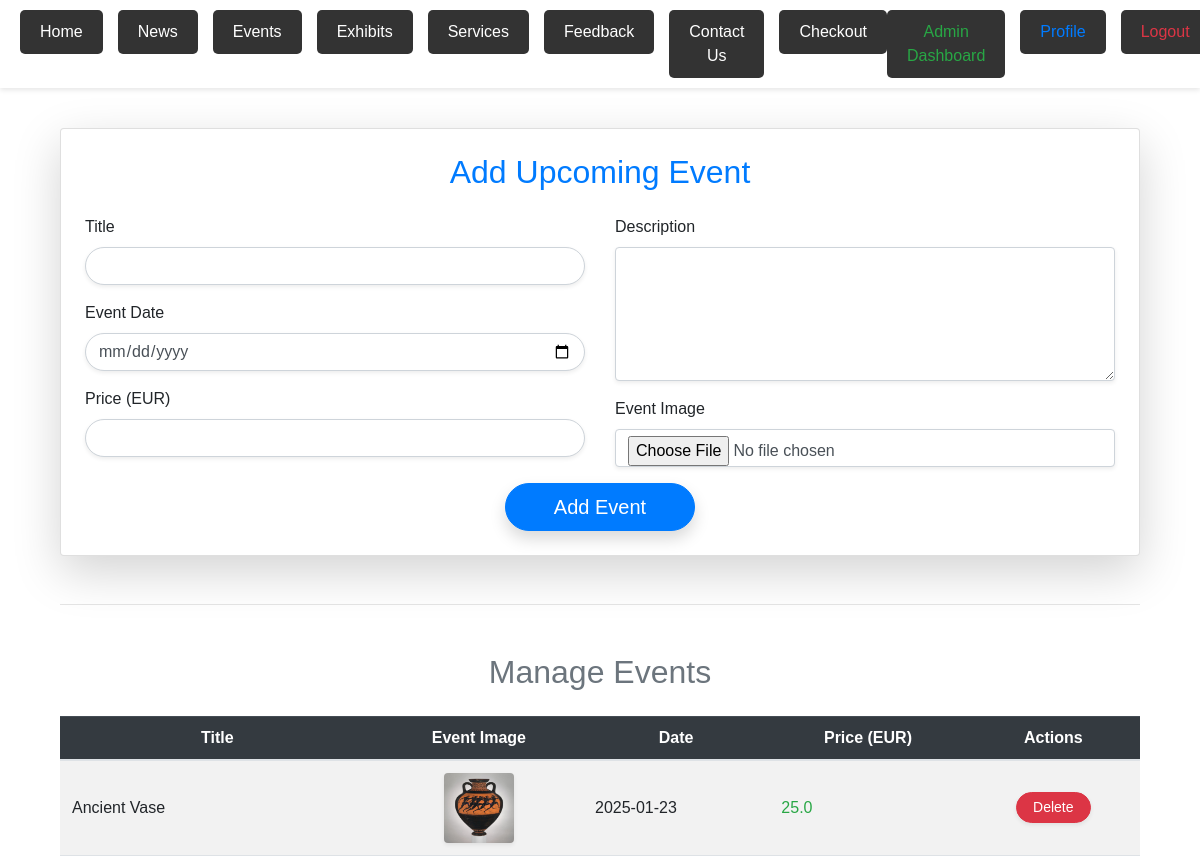
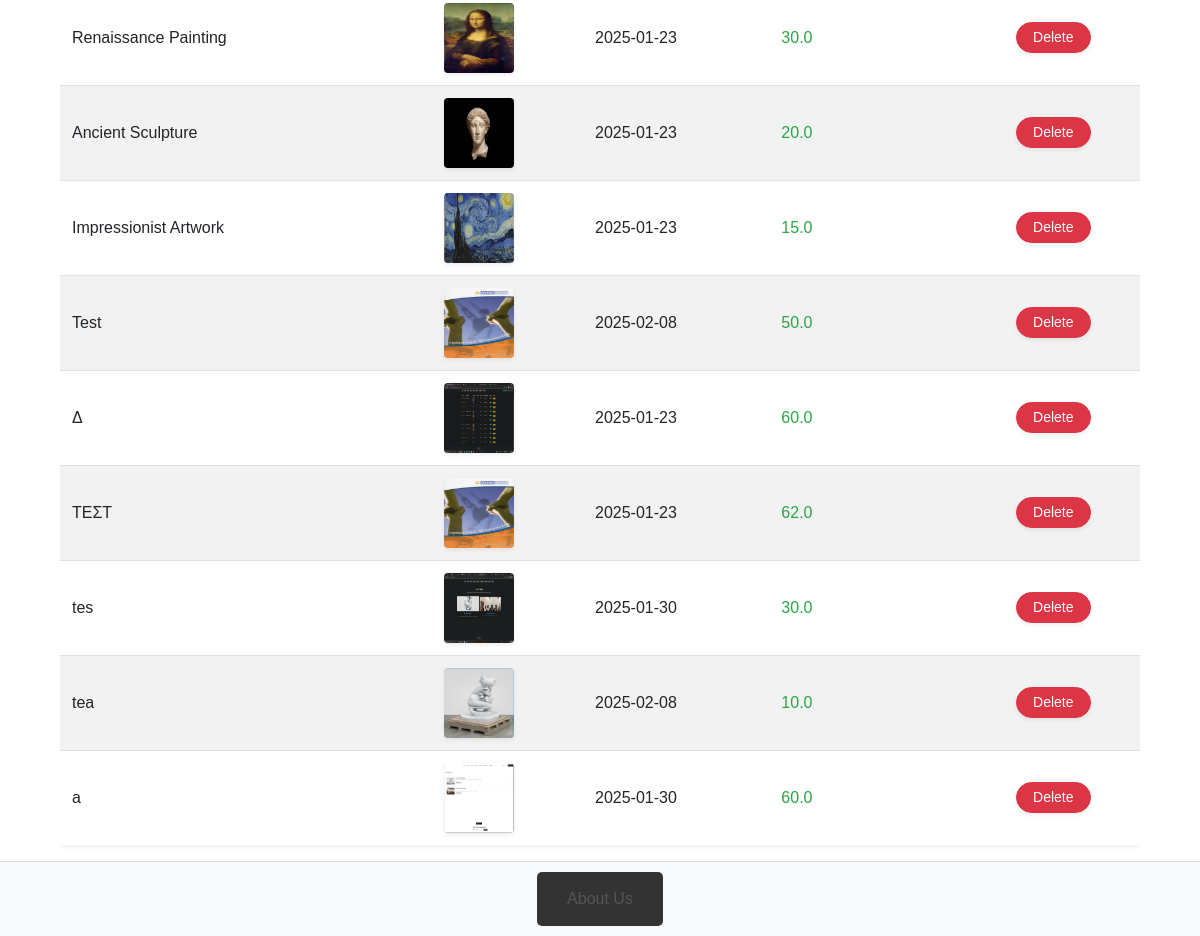
/admin/events (signed in), run on the app's committed database (2 pictures, top to bottom).
### server.py (models this page shows)
class Event(db.Model):
    id = db.Column(db.Integer, primary_key=True)
    title = db.Column(db.String(200), nullable=False)
    description = db.Column(db.Text, nullable=False)
    date = db.Column(db.Date, nullable=False)
    image_path = db.Column(db.String(255), nullable=False)
    price = db.Column(db.Float, nullable=True)

### server.py (the view, shortened to what this page needs)
@app.route('/admin/events', methods=['GET', 'POST'])
@login_required
@admin_required
def add_event():
    events = Event.query.all()
    return render_template('add_event.html', events=events)

### server.py (called while the page is built)
def admin_required(f):
    @wraps(f)
    def decorated_function(*args, **kwargs):
        if not current_user.is_authenticated or not current_user.is_admin:
            abort(403)
        return f(*args, **kwargs)
    return decorated_function

@login_manager.user_loader
def load_user(user_id):
    return db.session.get(User, int(user_id))

### templates/add_event.html (shortened to what this page needs)
{% extends "base.html" %}
{% block content %}
<div class="container mt-5">
    <div class="card shadow-lg p-4">
        <h2 class="text-center text-primary fw-bold mb-4">Add Upcoming Event</h2>
        <form method="POST" action="{{ url_for('add_event') }}" enctype="multipart/form-data">
            <div class="row">
                <div class="col-md-6">
                    <div class="form-group mb-3">
                        <label for="title" class="fw-semibold">Title</label>
                        <input type="text" class="form-control rounded-pill shadow-sm" id="title" name="title" required>
                    </div>
                    <div class="form-group mb-3">
                        <label for="date" class="fw-semibold">Event Date</label>
                        <input type="date" class="form-control rounded-pill shadow-sm" id="date" name="date" required>
                    </div>
                    <div class="form-group mb-3">
                        <label for="price" class="fw-semibold">Price (EUR)</label>
                        <input type="number" class="form-control rounded-pill shadow-sm" id="price" name="price" step="0.01" min="0" required>
                    </div>
                </div>
                <div class="col-md-6">
                    <div class="form-group mb-3">
                        <label for="description" class="fw-semibold">Description</label>
                        <textarea class="form-control shadow-sm" id="description" name="description" rows="5" required></textarea>
                    </div>
                    <div class="form-group mb-3">
                        <label for="image" class="fw-semibold">Event Image</label>
                        <input type="file" class="form-control shadow-sm" id="image" name="image" accept="image/*" required>
                    </div>
                </div>
            </div>
            <div class="text-center">
                <button type="submit" class="btn btn-primary btn-lg rounded-pill px-5 shadow">Add Event</button>
            </div>
        </form>
    </div>
    <hr class="my-5">
    <h2 class="text-center text-secondary fw-bold mb-4">Manage Events</h2>
    <div class="table-responsive">
        <table class="table table-striped table-hover shadow-sm">
            <thead class="table-dark">
                <tr>
                    <th class="text-center">Title</th>
                    <th class="text-center">Event Image</th>
                    <th class="text-center">Date</th>
                    <th class="text-center">Price (EUR)</th>
                    <th class="text-center">Actions</th>
                </tr>
            </thead>
            <tbody>
                {% for event in events %}
                <tr>
                    <td class="align-middle fw-semibold">{{ event.title }}</td>
                    <td class="align-middle text-center">
                        {% if event.image_path %}
                            <img src="{{ url_for('static', filename=event.image_path.replace('static/', '')) }}"
                                 alt="{{ event.title }}" class="rounded shadow-sm" width="70" height="70">
                        {% else %}
                            <span class="text-muted">No Image</span>
                        {% endif %}
                    </td>
                    <td class="align-middle">{{ event.date }}</td>
                    <td class="align-middle fw-bold text-success">{{ event.price }}</td>
                    <td class="align-middle text-center">
                        <form method="POST" action="{{ url_for('delete_event', event_id=event.id) }}" style="display: inline;">
                            <button type="submit" class="btn btn-danger btn-sm shadow-sm rounded-pill px-3">Delete</button>
                        </form>
                    </td>
                </tr>
                {% endfor %}
            </tbody>
        </table>
    </div>
</div>
{% endblock %}

### static/styles.css (style rules this page uses)
* { margin: 0; padding: 0; box-sizing: border-box; }
body, html { height: 100%; font-family: Arial, sans-serif; line-height: 1.6; }
body { display: flex; flex-direction: column; min-height: 100vh; background-color: #f4f4f4; }

### templates/base.html (style rules this page uses)
body { font-family: Arial, sans-serif; margin: 0; padding: 0; display: flex; flex-direction: column; min-height: 100vh; }
.container { flex: 1; }

### data on the page
Event: title "Ancient Vase", image_path (picture), date "2025-01-23", price "25.0"
Event: title "Renaissance Painting", image_path (picture), date "2025-01-23", price "30.0"
Event: title "Ancient Sculpture", image_path (picture), date "2025-01-23", price "20.0"
Event: title "Impressionist Artwork", image_path (picture), date "2025-01-23", price "15.0"
Event: title "Test", image_path (picture), date "2025-02-08", price "50.0"
Event: title "Δ", image_path (picture), date "2025-01-23", price "60.0"
Event: title "ΤΕΣΤ", image_path (picture), date "2025-01-23", price "62.0"
Event: title "tes", image_path (picture), date "2025-01-30", price "30.0"
Event: title "tea", image_path (picture), date "2025-02-08", price "10.0"
Event: title "a", image_path (picture), date "2025-01-30", price "60.0"
